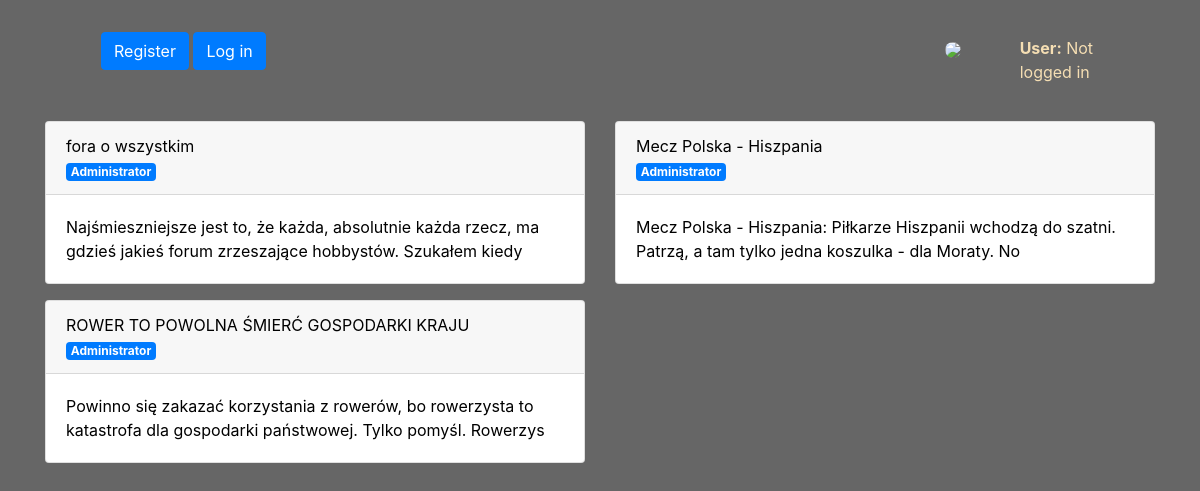
The page /dzial/1 on the database its author committed.
### app.py (models this page shows, shortened)
class Post(Base):
     __tablename__="posty"
     id=Column(Integer, primary_key=True)
     tytul = Column(String)
     tresc = Column(String)
     autorid=Column(Integer, ForeignKey(Urzyszkodnik.id))
     dzialid=Column(Integer, ForeignKey(Dzial.id))
     create_date=Column(DateTime(timezone=False), server_default=func.now())

class Urzyszkodnik(Base):
     __tablename__='urzyszkodniki'
     id = Column(Integer, primary_key=True)
     name = Column(String, unique=True)
     password = Column(String, nullable=False)
     rola = Column(Integer, nullable=False, default=0)

### app.py (the view)
@app.route("/dzial/<postid>")
def dzial(postid):
     autors.clear()
     posty=session.query(Post).filter(Post.dzialid == postid).all()
     usersmanagment=sprawdzenierangi("usersmanagment")
     postmanagment=sprawdzenierangi('postmanagment')
     try:
          login=flasksession["user_name"]
     except:
          login="Not logged in"
          usersmanagment=False
     for i in posty:
          try:
               autors.append(session.query(Urzyszkodnik).filter(Urzyszkodnik.id == i.autorid).first().name)
          except:
               autors.append("autor nieznany/usunięty")
     return(render_template("index.html",
      dzialy=posty,
      autors=autors,
      login=login,
      usersmanagment=usersmanagment,
      postmanagment=postmanagment,
      iloscdzialow=len(posty),
      dzialid=postid,
      typ="post"
     ))

### app.py (called while the page is built)
def sprawdzenierangi(uprawnienie):
     permited=False
     try:
          rola=session.query(Urzyszkodnik).filter(Urzyszkodnik.id == flasksession["user_id"]).first().rola
          permited=getattr(session.query(Ranga).filter(Ranga.id == rola).first(), str(uprawnienie))
     except:
          None
     if not permited == True:
          permited == False
     return(permited)

### templates/index.html (shortened to what this page needs)
<!doctype html>
  {% block head %}
<html>
  <head>
        <link rel="stylesheet" href="https://cdn.jsdelivr.net/npm/bootstrap@4.6.0/dist/css/bootstrap.min.css">
    <link href="{{ url_for('static', filename='style.css') }}" rel="stylesheet">
  </head>
  {% endblock %}
  <body>
    <div class="container">
      <nav class="navbar">
        <ul>
          {% if not login == "Not logged in" %}
          <a href="url_for('addpost')"><button class="btn btn-primary"> Add post </button></a>
          {% if postmanagment %}
          <a href="{{url_for('adddzial')}}"><button class="btn btn-primary">add section</button></button></a>
          {% endif %}
          <a href="/logout"><button class="btn btn-primary">Logout</button></a>
            {% if usersmanagment %}
            <a href="/admin/users"><button class="btn btn-primary">Users management</button></a>
            {% endif %}
          {% else %}
          <a href="/rejestracja"><button class="btn btn-primary"> Register </button></a>
          <a href="/login"><button class="btn btn-primary">Log in</button></a>
          {% endif %}
        </ul>
        <a href="{{url_for('zarzadzaniekontem')}}">
        <ul class="nav navbar-nav">
          <div class="row">
          <div class="col-4">
          <img class="profilephoto rounded-circle" src="{{url_for('profilowka')}}">
          </div>
            <div class="col-8">
            <b>User:</b> {{login}}
          </div>
          </div>
        </ul>
      </a>
      </nav>
      <div class="row">
       {% for i in range(iloscdzialow) %}
        <div class="col-12, col-md-6 col-sm-offset-1">
       <a href="{{url_for(typ, postid=dzialy[i].id)}}">
          <div class="card">
            <div class="card-header">
              {{dzialy[i].tytul}}
              {% if typ == "post" %}
              <br>
              <div class="badge badge-primary">{{autors[i]}}</div>
              {% endif %}
            </div>
            <div class="card-body">{{dzialy[i].tresc[:120]}}</div>
          </div>
        </div>
        {% endfor %}
      </div>
    </div>
  </body>
</html>

### static/style.css (style rules this page uses)
.container { margin-top: 2%; }
.row { margin-top: 1%; }
body { background-color: #666; }
a { text-decoration: None; color: black; }
.nav { color: wheat; }
.col-sm-offset-1 { margin-top: 1em; }

### templates/index.html (style rules this page uses)
.profilephoto { height: auto; width: 50px; }

### rows shown on the page
Post: tytul "fora o wszystkim", tresc "Najśmieszniejsze jest to, że każda, absolutnie każda rzecz, ma gdzieś jakieś forum zrzeszające hobbystów. Szukałem kiedy"
Urzyszkodnik: name "Administrator" "Administrator" "Administrator"
Post: tytul "Mecz Polska - Hiszpania", tresc "Mecz Polska - Hiszpania: Piłkarze Hiszpanii wchodzą do szatni. Patrzą, a tam tylko jedna koszulka - dla Moraty. No"
Post: tytul "ROWER TO POWOLNA ŚMIERĆ GOSPODARKI KRAJU", tresc "Powinno się zakazać korzystania z rowerów, bo rowerzysta to katastrofa dla gospodarki państwowej. Tylko pomyśl. Rowerzys"

### other values the page prints
{{ login }} "Not logged in"
